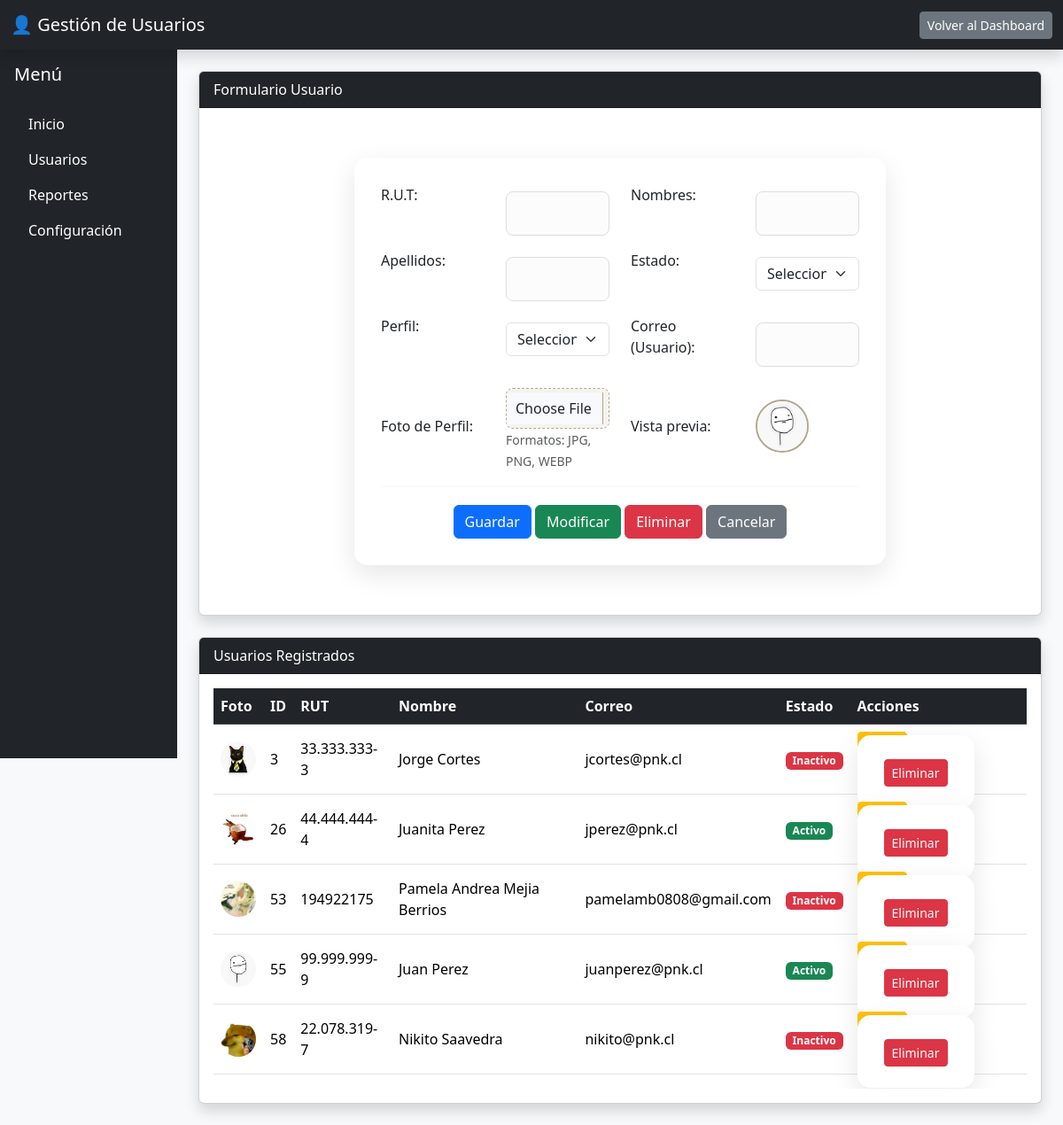
The app's page /backend/frm_usuarios.php with its own data.
### tables this page shows
CREATE TABLE IF NOT EXISTS `usuarios` (
  `id` int NOT NULL AUTO_INCREMENT,
  `rut` varchar(20) NOT NULL,
  `nombre` varchar(100) NOT NULL,
  `apellido` varchar(100) NOT NULL,
  `fecha_nacimiento` date NOT NULL,
  `genero` varchar(20) NOT NULL,
  `telefono` varchar(20) NOT NULL,
  `email` varchar(100) NOT NULL,
  `clave` varchar(100) NOT NULL,
  `estado` varchar(10) NOT NULL DEFAULT 'activo',
  `fecha_hora` timestamp NULL DEFAULT CURRENT_TIMESTAMP,
  `foto` varchar(100) DEFAULT 'default.png',
  `idperfil` int NOT NULL,
  PRIMARY KEY (`id`),
  UNIQUE KEY `email` (`email`),
  KEY `idperfil` (`idperfil`)
);

### config/setup.php (called while the page is built, shortened)
<?php
function conectar() {
    $servername = "localhost";
    $username   = "root";
    $password   = "";
    $dbname     = "pnks";
    $conn = new mysqli($servername, $username, $password, $dbname);
    return $conn;
}
?>

### backend/frm_usuarios.php (the view, shortened to what this page needs)
<?php
include ("../config/setup.php");
?>
<!DOCTYPE html>
<html lang="es">
<head>
    <link href="https://cdn.jsdelivr.net/npm/bootstrap@5.3.3/dist/css/bootstrap.min.css" rel="stylesheet">
    <link href="../css/mystyle.css" rel="stylesheet">
</head>
<body class="bg-light">
<nav class="navbar navbar-dark bg-dark shadow">
  <div class="container-fluid">
    <span class="navbar-brand">👤 Gestión de Usuarios</span>
    <a href="../dashboard.php" class="btn btn-secondary btn-sm">Volver al Dashboard</a>
  </div>
</nav>
<div class="container-fluid">
  <div class="row">
    <div class="col-md-2 bg-dark text-white p-3 vh-100">
      <h5 class="mb-4">Menú</h5>
      <ul class="nav flex-column">
        <li class="nav-item"><a class="nav-link text-white" href="../dashboard.php">Inicio</a></li>
        <li class="nav-item"><a class="nav-link text-white" href="#">Usuarios</a></li>
        <li class="nav-item"><a class="nav-link text-white" href="#">Reportes</a></li>
        <li class="nav-item"><a class="nav-link text-white" href="#">Configuración</a></li>
      </ul>
    </div>
    <div class="col-md-10 p-4">
      <div class="card shadow mb-4">
        <div class="card-header bg-dark text-white">Formulario Usuario</div>
        <div class="card-body">
          <form action="crud_usuarios.php" method="post" name="frm_usu" id="frm_usu" enctype="multipart/form-data">
            <div class="row mb-3">
              <div class="col-sm-3">R.U.T:</div>
              <div class="col-sm-3"><input type="text" class="form-control" id="frm_rut" name="frm_rut"></div>
              <div class="col-sm-3">Nombres:</div>
              <div class="col-sm-3"><input type="text" class="form-control" id="frm_nombre" name="frm_nombre"></div>
            </div>
            <div class="row mb-3">
              <div class="col-sm-3">Apellidos:</div>
              <div class="col-sm-3"><input type="text" class="form-control" id="frm_apellido" name="frm_apellido"></div>
              <div class="col-sm-3">Estado:</div>
              <div class="col-sm-3">
                <select class="form-select" id="frm_estado" name="frm_estado">
                  <option value="">Seleccionar</option>
                </select>
              </div>
            </div>
            <div class="row mb-3">
              <div class="col-sm-3">Perfil:</div>
              <div class="col-sm-3">
                <select class="form-select" id="frm_idperfil" name="frm_idperfil">
                  <option value="">Seleccionar</option>
                </select>
              </div>
              <div class="col-sm-3">Correo (Usuario):</div>
              <div class="col-sm-3"><input type="text" class="form-control" id="frmusuario" name="frmusuario"></div>
            </div>
            <div class="row mb-3 align-items-center">
              <div class="col-sm-3">Foto de Perfil:</div>
              <div class="col-sm-3">
                <input type="file" class="form-control" id="frm_foto" name="frm_foto" accept=".jpg,.jpeg,.png,.webp" onchange="previsualizarFoto(this)">
                <small class="text-muted">Formatos: JPG, PNG, WEBP</small>
              </div>
              <div class="col-sm-3">Vista previa:</div>
              <div class="col-sm-3">
                <img id="preview_foto" src="../img/default.png" alt="Foto de perfil" class="rounded-circle" width="60" height="60" style="object-fit:cover;border:2px solid #b0a78f">
              </div>
            </div>
            <hr>
            <div class="text-center">
              <button type="button" class="btn btn-primary" onclick="validarform(this.value)" value="guardar">Guardar</button>
              <button type="button" class="btn btn-success" onclick="validarform(this.value)" value="modificar">Modificar</button>
              <button type="button" class="btn btn-danger" onclick="validarform(this.value)" value="eliminar">Eliminar</button>
              <button type="button" class="btn btn-secondary" onclick="validarform(this.value)" value="cancelar">Cancelar</button>
            </div>
          </form>
        </div>
      </div>
      <div class="card shadow">
        <div class="card-header bg-dark text-white">Usuarios Registrados</div>
        <div class="card-body">
          <div class="table-responsive">
            <table class="table table-hover align-middle">
              <thead class="table-dark">
                <tr>
                  <th>Foto</th>
                  <th>ID</th>
                  <th>RUT</th>
                  <th>Nombre</th>
                  <th>Correo</th>
                  <th>Estado</th>
                  <th>Acciones</th>
                </tr>
              </thead>
              <tbody>
              <?php
                $sql="SELECT * FROM usuarios";
                $result=mysqli_query(conectar(),$sql);
                while($datos=mysqli_fetch_array($result)) {
                    $foto_actual = !empty($datos['foto']) ? $datos['foto'] : 'default.png';
              ?>
                <tr>
                  <td><img src="../img/<?php echo htmlspecialchars($foto_actual); ?>" alt="Foto" class="rounded-circle" width="40" height="40" style="object-fit:cover"></td>
                  <td><?php echo $datos['id'];?></td>
                  <td><?php echo $datos['rut'];?></td>
                  <td><?php echo $datos['nombre'] . " " . $datos['apellido'];?></td>
                  <td><?php echo $datos['email'];?></td>
                  <td>
                    <?php if((int)$datos['estado'] === 1){ ?>
                      <span class="badge bg-success">Activo</span>
                    <?php } else { ?>
                      <span class="badge bg-danger">Inactivo</span>
                    <?php } ?>
                  </td>
                  <td>
                    <button type="button" class="btn btn-sm btn-warning"
                      onclick="cargarUsuario(
                        '<?php echo $datos['id']; ?>',
                        '<?php echo addslashes($datos['rut']); ?>',
                        '<?php echo addslashes($datos['nombre']); ?>',
                        '<?php echo addslashes($datos['apellido']); ?>',
                        '<?php echo addslashes($datos['email']); ?>',
                        '<?php echo $datos['estado']; ?>',
                        '<?php echo $datos['idperfil']; ?>',
                        '<?php echo addslashes($foto_actual); ?>'
                      )">Editar</button>
                    <form action="crud_usuarios.php" method="post" style="display:inline;"
                          onsubmit="return confirm('¿Estás seguro de eliminar este usuario?');">
                      <button type="submit" name="accion" value="eliminar" class="btn btn-sm btn-danger">Eliminar</button>
                    </form>
                  </td>
                </tr>
              <?php } ?>
              </tbody>
            </table>
          </div>
        </div>
      </div>
    </div>
  </div>
</div>
</body>
</html>

### css/mystyle.css (style rules this page uses)
body { background-color: #efeee4; margin: 0; padding: 0; }
form { max-width: 600px; margin: 40px auto; padding: 30px; background-color: #ffffff; border: none; border-radius: 15px; box-shadow: 0 10px 30px rgba(0, 0, 0, 0.1); }
form hr { border: 1px solid #efeee4; margin-bottom: 20px; }
form input[type="text"], form input[type="password"], form input[type="email"], form input[type="date"], form input[type="file"], form select { width: 100%; padding: 12px; margin-top: 8px; border: 1px solid #ddd; border-radius: 8px; box-sizing: border-box; background-color: #fcfcfc; transition: all 0.3s ease; }
form input[type="file"] { padding: 10px; background-color: #f4f3ed; border: 1px dashed #b0a78f; cursor: pointer; }

### records on screen
usuarios: foto (picture), id "3", rut "33.333.333-3", nombre "Jorge", apellido "Cortes", email "jcortes@pnk.cl", estado "Inactivo"
usuarios: foto (picture), id "26", rut "44.444.444-4", nombre "Juanita", apellido "Perez", email "jperez@pnk.cl", estado "Activo"
usuarios: foto (picture), id "53", rut "194922175", nombre "Pamela Andrea", apellido "Mejia Berrios", email "pamelamb0808@gmail.com", estado "Inactivo"
usuarios: foto (placeholder picture), id "55", rut "99.999.999-9", nombre "Juan", apellido "Perez", email "juanperez@pnk.cl", estado "Activo"
usuarios: foto (picture), id "58", rut "22.078.319-7", nombre "Nikito", apellido "Saavedra", email "nikito@pnk.cl", estado "Inactivo"
